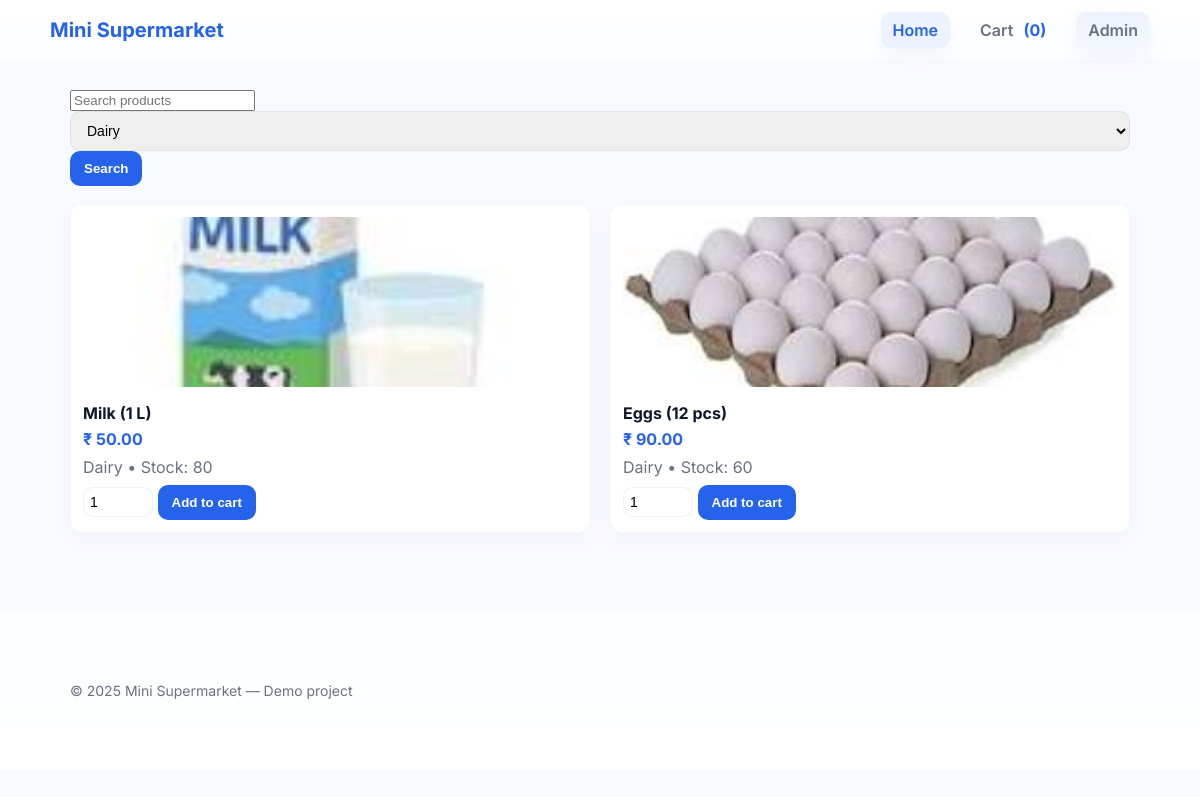
The app's page /index.php?category=Dairy with its own data.
### tables this page shows
CREATE TABLE IF NOT EXISTS products (
  id INT AUTO_INCREMENT PRIMARY KEY,
  name VARCHAR(150) NOT NULL,
  category VARCHAR(100),
  description TEXT,
  price DECIMAL(10,2) NOT NULL,
  image VARCHAR(255),
  stock INT DEFAULT 0
);

### index.php (the view, shortened to what this page needs)
<?php
require 'inc/config.php';
include 'inc/header.php';
$search = trim($_GET['q'] ?? '');
$cat = trim($_GET['category'] ?? '');
$sql = "SELECT * FROM products WHERE 1";
$params = [];
if ($cat !== '') {
  $sql .= " AND category = :cat";
  $params[':cat'] = $cat;
}
$stmt = $pdo->prepare($sql);
$stmt->execute($params);
$products = $stmt->fetchAll();
$cstmt = $pdo->query("SELECT DISTINCT category FROM products");
$cats = $cstmt->fetchAll(PDO::FETCH_COLUMN);
?>
<section>
  <form method="get" style="margin-bottom:12px">
    <input name="q" placeholder="Search products" value="<?=htmlspecialchars($search)?>">
    <select name="category">
      <?php foreach($cats as $c): ?>
        <option value="<?=htmlspecialchars($c)?>" <?= $c === $cat ? 'selected' : '' ?>><?=htmlspecialchars($c)?></option>
      <?php endforeach; ?>
    </select>
    <button class="btn">Search</button>
  </form>
  <div class="products">
    <?php foreach($products as $p): ?>
      <div class="product">
        <a href="product.php?id=<?= $p['id'] ?>">
          <img src="assets/img/<?= htmlspecialchars($p['image']) ?>" alt="<?= htmlspecialchars($p['name']) ?>">
        </a>
        <h4><?= htmlspecialchars($p['name']) ?></h4>
        <div class="price">₹ <?= number_format($p['price'],2) ?></div>
        <p style="color:var(--muted);margin:8px 0"><?= htmlspecialchars($p['category']) ?> • Stock: <?= (int)$p['stock'] ?></p>
        <form method="post" action="cart.php">
          <input type="number" name="qty" value="1" min="1" max="<?= (int)$p['stock'] ?>" style="width:70px;padding:6px">
          <button class="btn" name="add_to_cart" <?= $p['stock'] <= 0 ? 'disabled' : '' ?>>Add to cart</button>
        </form>
      </div>
    <?php endforeach; ?>
  </div>
</section>
<?php include 'inc/footer.php'; ?>

### assets/css/style.css (style rules this page uses)
:root { --accent:#2563eb; --accent-2:#1e40af; --muted:#6b7280; --bg:#f7fbff; --card:#fff; --surface:#fbfdff; --container:1100px; --radius:12px; }
* { box-sizing:border-box }
html,body { height:100% }
body { margin:0; font-family:"Inter", system-ui, -apple-system, "Segoe UI", Roboto, Arial; color:#0f172a; background:var(--bg); -webkit-font-smoothing:antialiased; }
.products { display:grid;grid-template-columns:repeat(auto-fit,minmax(240px,1fr));gap:20px;margin-top:18px }
.product { background:var(--card);border-radius:12px;padding:12px;border:1px solid rgba(14,47,90,0.03);box-shadow:0 8px 24px rgba(16,24,40,0.03);display:flex;flex-direction:column }
.product img { width:100%;height:170px;object-fit:cover;border-radius:10px }
.product h4 { margin:12px 0 6px 0;font-size:16px }
.price { font-weight:700;color:var(--accent);margin-top:auto }
.btn { background:var(--accent);color:#fff;padding:10px 14px;border-radius:10px;border:none;font-weight:700;cursor:pointer }
input[type="text"], input[type="email"], input[type="number"], textarea, select { width:100%;padding:10px 12px;border-radius:10px;border:1px solid rgba(14,47,90,0.06);font-size:14px;outline:none; }

### records on screen
products: image (picture), name "Milk (1 L)", price "50.00", category "Dairy", stock "80"
products: image (picture), name "Eggs (12 pcs)", price "90.00", category "Dairy", stock "60"

### other values on screen
array_sum($_SESSION['cart'] ?? []) ?: 0 "0"
form field category "Dairy"
